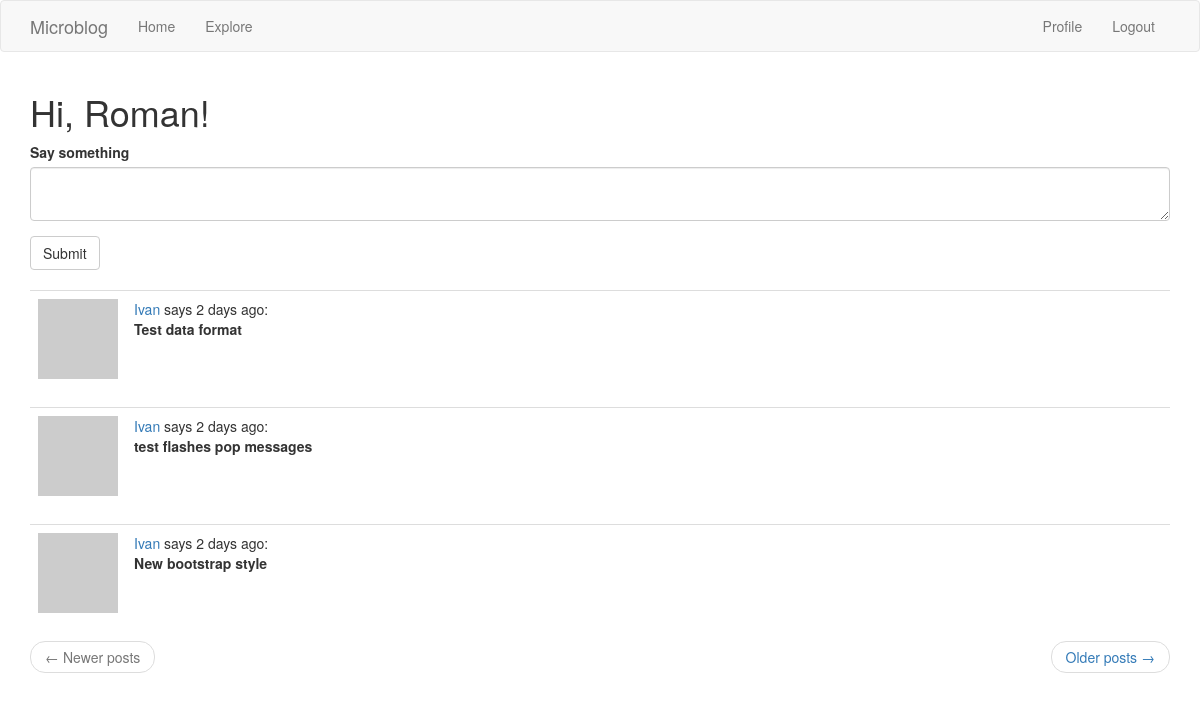
Page / (signed in) on the earlier database version.
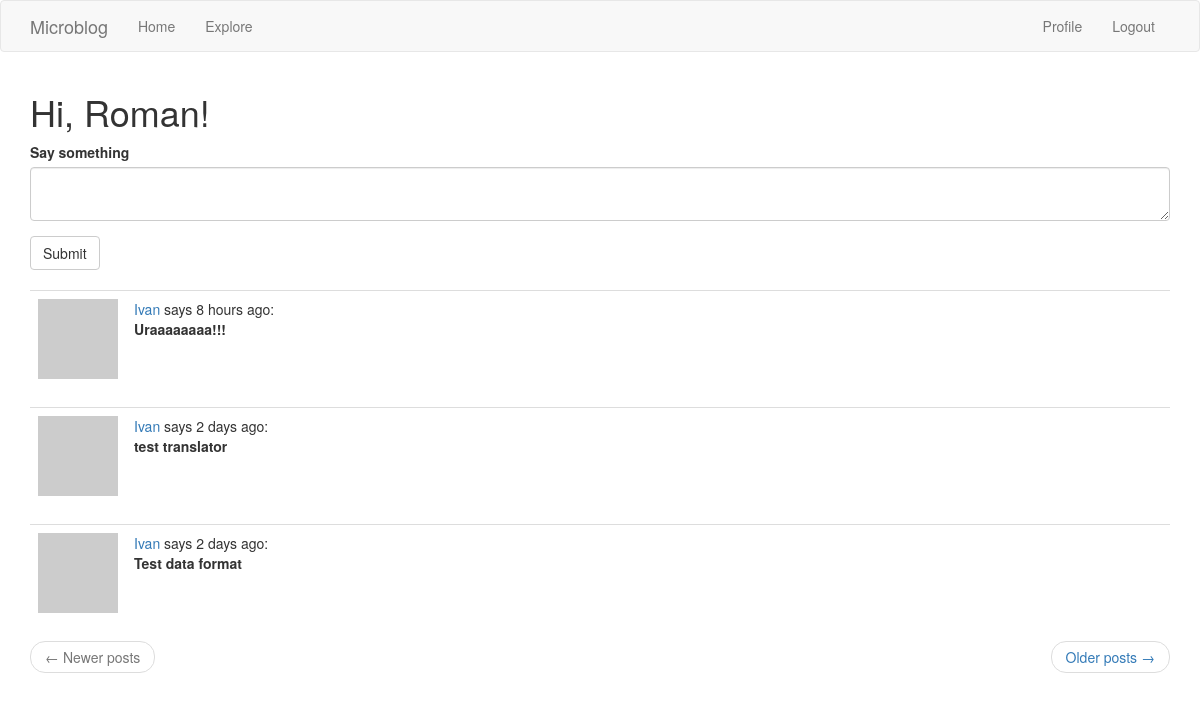
Same page on the later database version.
### blog/models.py (models this page shows, shortened)
class Post(db.Model):
    __tablename__ = 'posts'
    id = db.Column(db.Integer, primary_key=True)
    body = db.Column(db.String(140))
    timestamp = db.Column(db.DateTime, index=True, default=datetime.utcnow)
    user_id = db.Column(db.Integer, db.ForeignKey('users.id'))

class User(UserMixin, db.Model):
    __tablename__ = 'users'
    id = db.Column(db.Integer, primary_key=True)
    username = db.Column(db.String(64), index=True, unique=True)
    email = db.Column(db.String(128), index=True, unique=True)
    password_hash = db.Column(db.String(128))
    posts = db.relationship('Post', backref='author', lazy='dynamic')
    about_me = db.Column(db.String(160))
    last_seen = db.Column(db.DateTime, default=datetime.utcnow)
    followed = db.relationship('User',
                               secondary=followed_followers,
                               primaryjoin=(followed_followers.c.follower_id == id),
                               secondaryjoin=(followed_followers.c.followed_id == id),
                               backref=db.backref('followers', lazy='dynamic'),
                               lazy='dynamic')
    def get_avatar(self, size):
        avatar = md5(self.email.lower().encode('utf-8')).hexdigest()
        return f'https://www.gravatar.com/avatar/{avatar}?d=identicon&s={size}'
    def get_followed_posts(self):
        followed = Post.query.\
            join(followed_followers, (followed_followers.c.followed_id == Post.user_id)).\
            filter(followed_followers.c.follower_id == self.id)
        own = Post.query.filter_by(user_id=self.id)
        return followed.union(own).order_by(Post.timestamp.desc())

### blog/routes.py (the view)
@app.route('/', methods=['GET', 'POST'])
@login_required
def index():
    form = PostForm()
    if form.validate_on_submit():
        post = Post(body=form.post.data, author=current_user)
        db.session.add(post)
        db.session.commit()
        flash(_('Your post is live now!'), 'info')
        return redirect(url_for('index'))
    page = request.args.get('page', 1, type=int)
    posts = current_user.get_followed_posts().paginate(page, app.config['POST_PER_PAGE'], False)
    next_url = url_for('index', page=posts.next_num) if posts.has_next else None
    prev_url = url_for('index', page=posts.prev_num) if posts.has_prev else None
    return render_template('index.html', posts=posts.items, form=form, next_url=next_url, prev_url=prev_url)

### blog/forms.py
class PostForm(FlaskForm):
    post = TextAreaField('Say something', validators=[DataRequired(), Length(min=0, max=140)])
    submit = SubmitField('Submit')

### blog/models.py (called while the page is built)
@login.user_loader
def load_user(user_id):
    return User.query.get(int(user_id))

### blog/routes.py (called while the page is built)
@app.before_request
def before_request():
    if current_user.is_authenticated:
        current_user.last_seen = datetime.utcnow()
        db.session.commit()

### blog/templates/index.html
{% extends "base.html" %}
{% import 'bootstrap/wtf.html' as wtf %}
{% block app_content %}
    <h1>Hi, {{ current_user.username }}!</h1>
    <div class="row">
        <div class="col-md-12">
            {% if form %}
            {{ wtf.quick_form(form) }}
            <br>
            {% endif %}
        </div>
    </div>
    {% for post in posts %}
        {% include '_post.html' %}
    {% endfor %}
    {% include '_pagination.html' %}
{% endblock %}

### blog/templates/_post.html
 <table class="table table-hover">
        <tr>
            <td width="70px">
                <a href="{{ url_for('user', username=post.author.username) }}">
                    <img src="{{ post.author.get_avatar(80) }}" />
                </a>
            </td>
            <td>
                <a href="{{ url_for('user', username=post.author.username) }}">
                    {{ post.author.username }}
                </a>
                says {{ moment(post.timestamp).fromNow() }}:
                <br>
                <b>{{ post.body }}</b>
                <br>
            </td>
        </tr>
    </table>

Differences in the rows shown:
no longer on this page (row unchanged): Post: author.username "Ivan", timestamp "2 days ago", body "test flashes pop messages"
no longer on this page (row unchanged): Post: author.username "Ivan", timestamp "2 days ago", body "New bootstrap style"
added Post: author.username "Ivan", timestamp "8 hours ago", body "Uraaaaaaaa!!!"
added Post: author.username "Ivan", timestamp "2 days ago", body "test translator"
